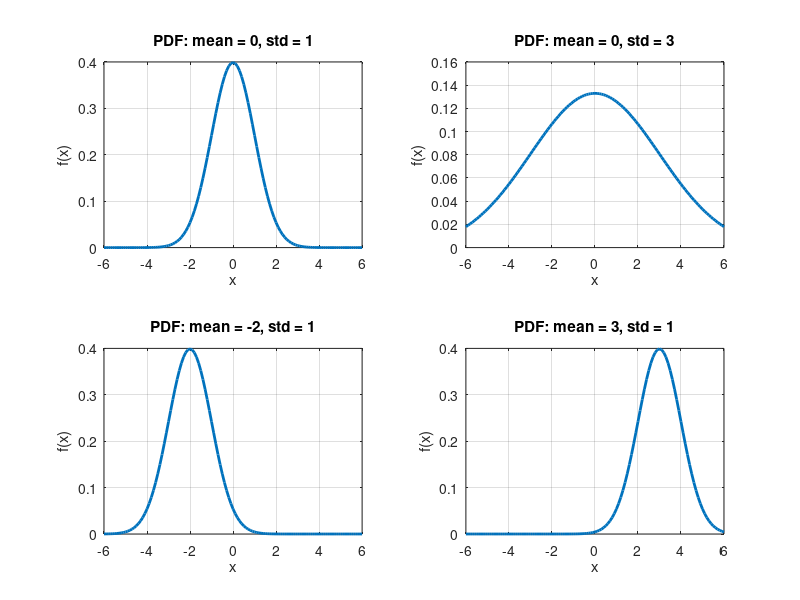

MATLAB code for this plot:
clc;                               % Clear the Command Window (removes old text output)
clear all;                         % Clear all variables from the workspace (start fresh)
close all;                         % Close all open figure windows

pkg load statistics;               % Load the Statistics package (required for normpdf & normcdf functions in Octave)

x = (-6:0.1:6);                    % Create a vector 'x' from -6 to 6 with steps of 0.1
                                   % This will act as the X-axis for plotting the Gaussian curves


% -------------------- CASE 1: Mean constant, Standard Deviation changes --------------------

mean = 0;                          % Keep mean constant at 0 (center of distribution)
std1 = 1;                          % First standard deviation (narrow curve)
std2 = 3;                          % Second standard deviation (wider curve)

pdf1 = normpdf(x, mean, std1);     % Compute Normal PDF for mean=0, std=1
pdf2 = normpdf(x, mean, std2);     % Compute Normal PDF for mean=0, std=3

#{
cdf1 = normcdf(x, mean, std1);     % (Optional) Compute CDF for mean=0, std=1 (commented out)
cdf2 = normcdf(x, mean, std2);     % (Optional) Compute CDF for mean=0, std=3 (commented out)
#}


subplot(2, 2, 1);                  % Divide figure window into 2x2 grid, select 1st position (top-left)
plot(x, pdf1, 'Linewidth', 2);     % Plot PDF with thicker line
title('PDF: mean = 0, std = 1');   % Title for the plot
xlabel('x');                       % Label for X-axis
ylabel('f(x)');                    % Label for Y-axis
grid on;                           % Turn on grid lines for better visibility


subplot(2, 2, 2);                  % Select 2nd position (top-right)
plot(x, pdf2, 'Linewidth', 2);     % Plot PDF for std=3
title('PDF: mean = 0, std = 3');   % Title for this plot
xlabel('x');                       % Label for X-axis
ylabel('f(x)');                    % Label for Y-axis
grid on;                           % Enable grid lines


% -------------------- CASE 2: Standard Deviation constant, Mean changes --------------------

std = 1;                           % Keep standard deviation constant at 1
mean1 = -2;                        % First mean (curve shifted left)
mean2 = 3;                         % Second mean (curve shifted right)

pdf3 = normpdf(x, mean1, std);     % Compute PDF for mean=-2, std=1
pdf4 = normpdf(x, mean2, std);     % Compute PDF for mean=3, std=1


subplot(2, 2, 3);                  % Select 3rd position (bottom-left)
plot(x, pdf3, 'Linewidth', 2);     % Plot PDF for mean=-2
title('PDF: mean = -2, std = 1');  % Title for this plot
xlabel('x');                       % Label for X-axis
ylabel('f(x)');                    % Label for Y-axis
grid on;                           % Enable grid


subplot(2, 2, 4);                  % Select 4th position (bottom-right)
plot(x, pdf4, 'Linewidth', 2);     % Plot PDF for mean=3
title('PDF: mean = 3, std = 1');   % Title for this plot
xlabel('x');                       % Label for X-axis
ylabel('f(x)');                    % Label for Y-axis
grid on;                           % Enable grid lines
